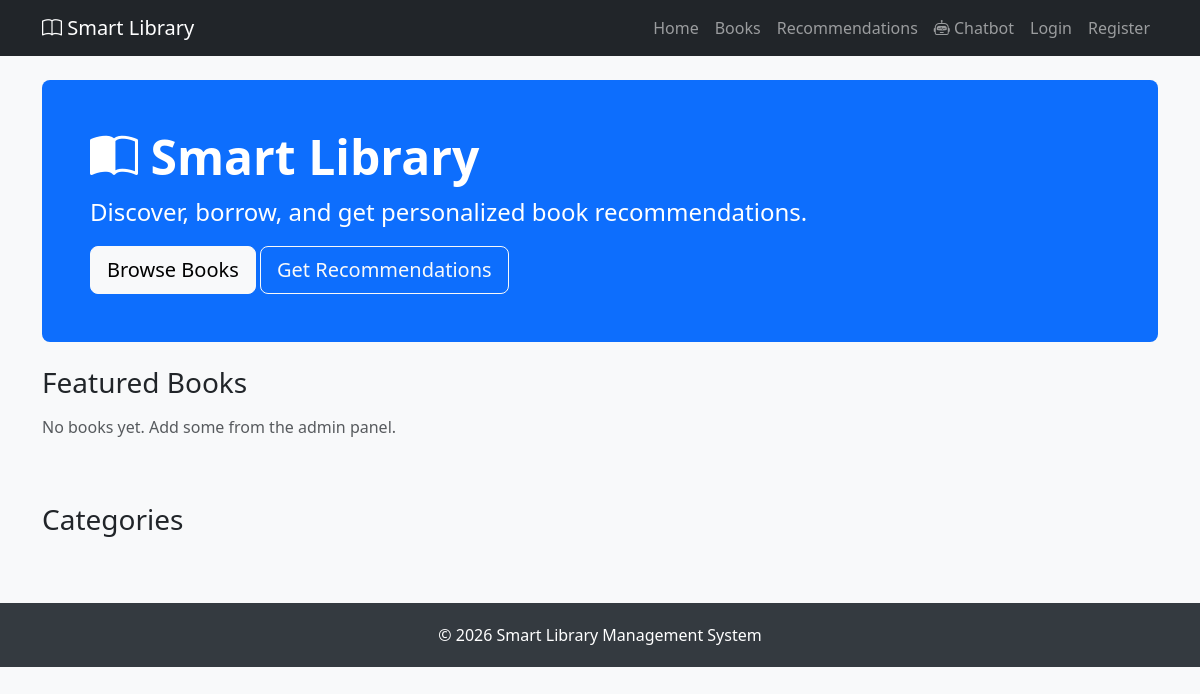
Before: / with the older database file.
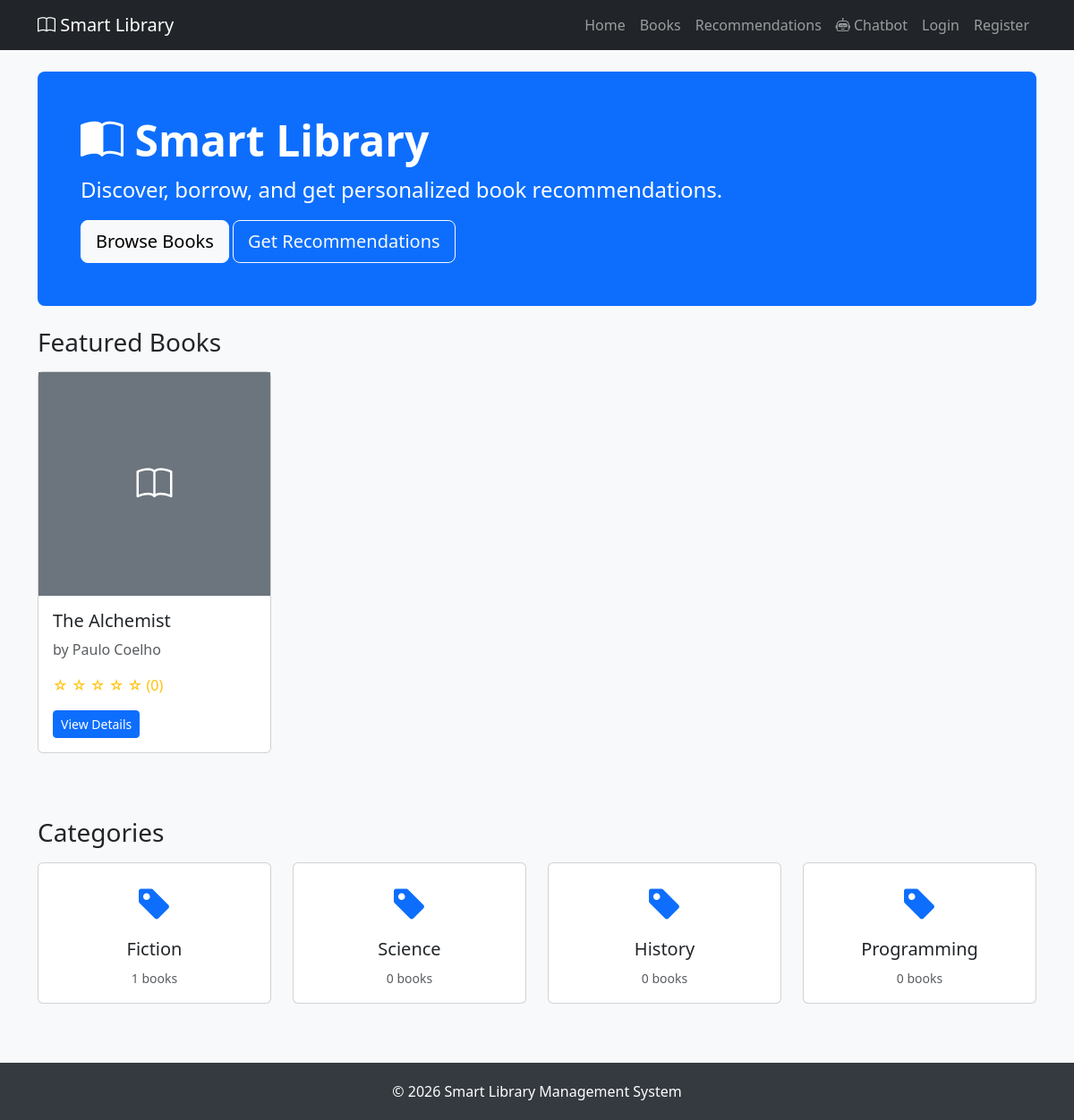
After: the same page with the newer database file.
### books/models.py (models this page shows, shortened)
class Book(models.Model):
    title = models.CharField(max_length=200)
    author = models.CharField(max_length=150)
    isbn = models.CharField(max_length=13, unique=True)
    category = models.ForeignKey(Category, on_delete=models.SET_NULL, null=True, related_name='books')
    description = models.TextField(blank=True)
    cover_image = models.ImageField(upload_to='book_covers/', blank=True, null=True)
    total_copies = models.PositiveIntegerField(default=1)
    available_copies = models.PositiveIntegerField(default=1)
    published_year = models.PositiveIntegerField(blank=True, null=True)
    added_on = models.DateTimeField(auto_now_add=True)
    @property
    def average_rating(self):
        reviews = self.reviews.all()
        if reviews.exists():
            return round(sum(r.rating for r in reviews) / reviews.count(), 1)
        return 0

class Category(models.Model):
    name = models.CharField(max_length=100, unique=True)
    description = models.TextField(blank=True)
    class Meta:
        verbose_name_plural = "Categories"

### books/views.py (the view)
# urls.py: path('', views.home, name='home'),
def home(request):
    featured_books = Book.objects.all()[:8]
    categories = Category.objects.all()
    return render(request, 'books/home.html', {
        'featured_books': featured_books,
        'categories': categories,
    })

### templates/books/home.html (shortened to what this page needs)
{% extends 'base.html' %}
{% block content %}
<div class="p-5 mb-4 bg-primary text-white rounded-3">
    <h1 class="display-5 fw-bold"><i class="bi bi-book-half"></i> Smart Library</h1>
    <p class="fs-4">Discover, borrow, and get personalized book recommendations.</p>
    <a href="{% url 'books:book_list' %}" class="btn btn-light btn-lg">Browse Books</a>
    <a href="{% url 'books:recommendations' %}" class="btn btn-outline-light btn-lg">Get Recommendations</a>
</div>
<h3 class="mb-3">Featured Books</h3>
<div class="row">
    {% for book in featured_books %}
        <div class="col-md-3 mb-4">
            <div class="card h-100">
                {% if book.cover_image %}
                    <img src="{{ book.cover_image.url }}" class="card-img-top" alt="{{ book.title }}" style="height: 250px; object-fit: cover;">
                {% else %}
                    <div class="bg-secondary text-white d-flex align-items-center justify-content-center" style="height: 250px;">
                        <i class="bi bi-book fs-1"></i>
                    </div>
                {% endif %}
                <div class="card-body">
                    <h5 class="card-title">{{ book.title }}</h5>
                    <p class="card-text text-muted">by {{ book.author }}</p>
                    <p class="star-rating">
                        {% for i in "12345" %}
                            {% if forloop.counter <= book.average_rating %}★{% else %}☆{% endif %}
                        {% endfor %}
                        ({{ book.average_rating }})
                    </p>
                    <a href="{% url 'books:book_detail' book.id %}" class="btn btn-sm btn-primary">View Details</a>
                </div>
            </div>
        </div>
    {% empty %}
        <p class="text-muted">No books yet. Add some from the admin panel.</p>
    {% endfor %}
</div>
<h3 class="mb-3 mt-5">Categories</h3>
<div class="row">
    {% for cat in categories %}
        <div class="col-md-3 mb-3">
            <a href="{% url 'books:book_list' %}?category={{ cat.id }}" class="text-decoration-none">
                <div class="card text-center">
                    <div class="card-body">
                        <i class="bi bi-tag-fill fs-1 text-primary"></i>
                        <h5 class="mt-2">{{ cat.name }}</h5>
                        <small class="text-muted">{{ cat.books.count }} books</small>
                    </div>
                </div>
            </a>
        </div>
    {% endfor %}
</div>
{% endblock %}

### templates/base.html (shortened to what this page needs)
<!DOCTYPE html>
<html lang="en">
<head>
    <link href="https://cdn.jsdelivr.net/npm/bootstrap@5.3.2/dist/css/bootstrap.min.css" rel="stylesheet">
    <link href="https://cdn.jsdelivr.net/npm/bootstrap-icons@1.11.1/font/bootstrap-icons.css" rel="stylesheet">
</head>
<body>
    <nav class="navbar navbar-expand-lg navbar-dark bg-dark">
        <div class="container">
            <a class="navbar-brand" href="{% url 'books:home' %}">
                <i class="bi bi-book"></i> Smart Library
            </a>
            <div class="collapse navbar-collapse" id="navbarNav">
                <ul class="navbar-nav ms-auto">
                    <li class="nav-item"><a class="nav-link" href="{% url 'books:home' %}">Home</a></li>
                    <li class="nav-item"><a class="nav-link" href="{% url 'books:book_list' %}">Books</a></li>
                    <li class="nav-item"><a class="nav-link" href="{% url 'books:recommendations' %}">Recommendations</a></li>
                    <li class="nav-item"><a class="nav-link" href="{% url 'books:chatbot' %}"><i class="bi bi-robot"></i> Chatbot</a></li>
                    {% if user.is_authenticated %}
                        <li class="nav-item"><a class="nav-link" href="{% url 'books:my_books' %}">My Books</a></li>
                        <li class="nav-item"><a class="nav-link" href="{% url 'books:my_reservations' %}">Reservations</a></li>
                        <li class="nav-item"><a class="nav-link" href="{% url 'books:profile' %}">Profile</a></li>
                        {% if user.is_staff %}
                            <li class="nav-item"><a class="nav-link" href="{% url 'books:reports' %}">Reports</a></li>
                            <li class="nav-item"><a class="nav-link" href="{% url 'books:scanner' %}">Scanner</a></li>
                            <li class="nav-item"><a class="nav-link" href="/admin/">Admin</a></li>
                        {% endif %}
                        <li class="nav-item"><a class="nav-link" href="{% url 'books:logout' %}">Logout ({{ user.username }})</a></li>
                    {% else %}
                        <li class="nav-item"><a class="nav-link" href="{% url 'books:login' %}">Login</a></li>
                        <li class="nav-item"><a class="nav-link" href="{% url 'books:register' %}">Register</a></li>
                    {% endif %}
                </ul>
            </div>
        </div>
    </nav>
    <div class="container mt-4">
        {% block content %}{% endblock %}
    </div>
    <footer class="text-center">
        <div class="container">
            <p class="mb-0">© 2026 Smart Library Management System</p>
        </div>
    </footer>
</body>
</html>

### templates/base.html (style rules this page uses)
body { background-color: #f8f9fa; }
.card { transition: transform 0.2s; }
.star-rating { color: #ffc107; }
footer { margin-top: 50px; padding: 20px 0; background: #343a40; color: #fff; }

Changed rows visible on the page:
added Book: title "The Alchemist", author "Paulo Coelho", average_rating "0"
added Category: name "Fiction", books.count "1"
added Category: name "Science", books.count "0"
added Category: name "History", books.count "0"
added Category: name "Programming", books.count "0"
Other visible differences:
text no longer shown: "No books yet. Add some from the admin panel."
